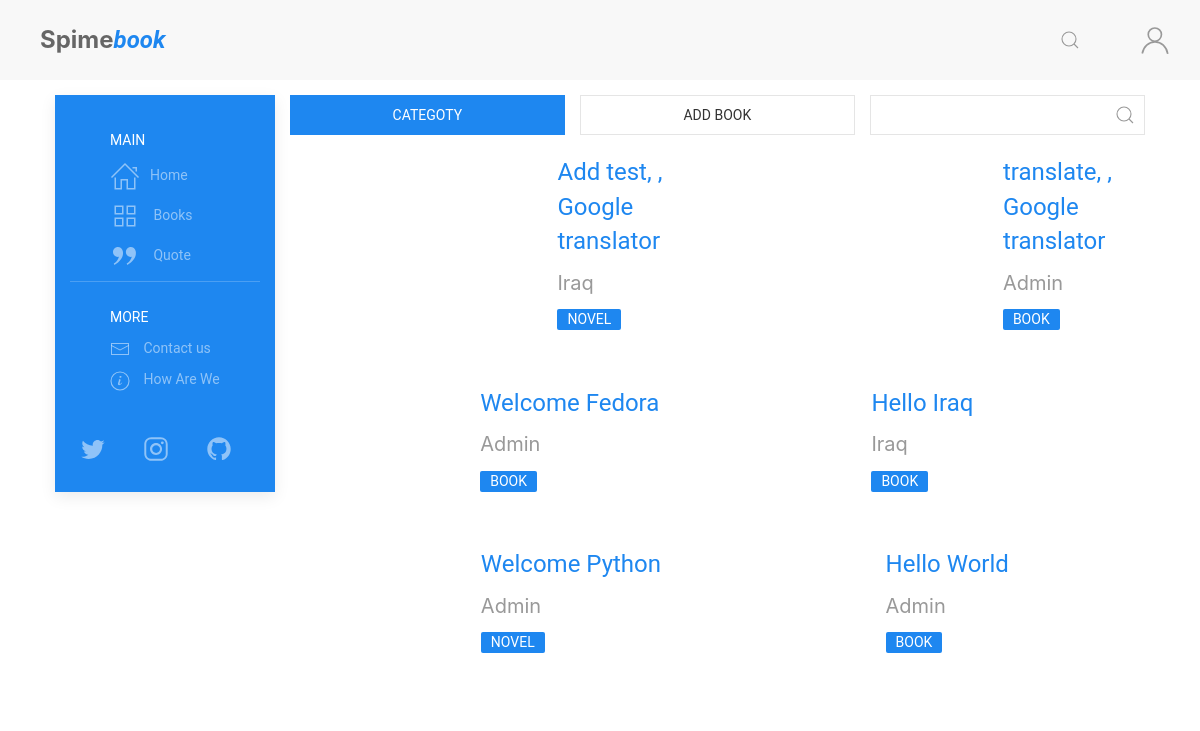
/books/, run on an earlier commit of the app's database.
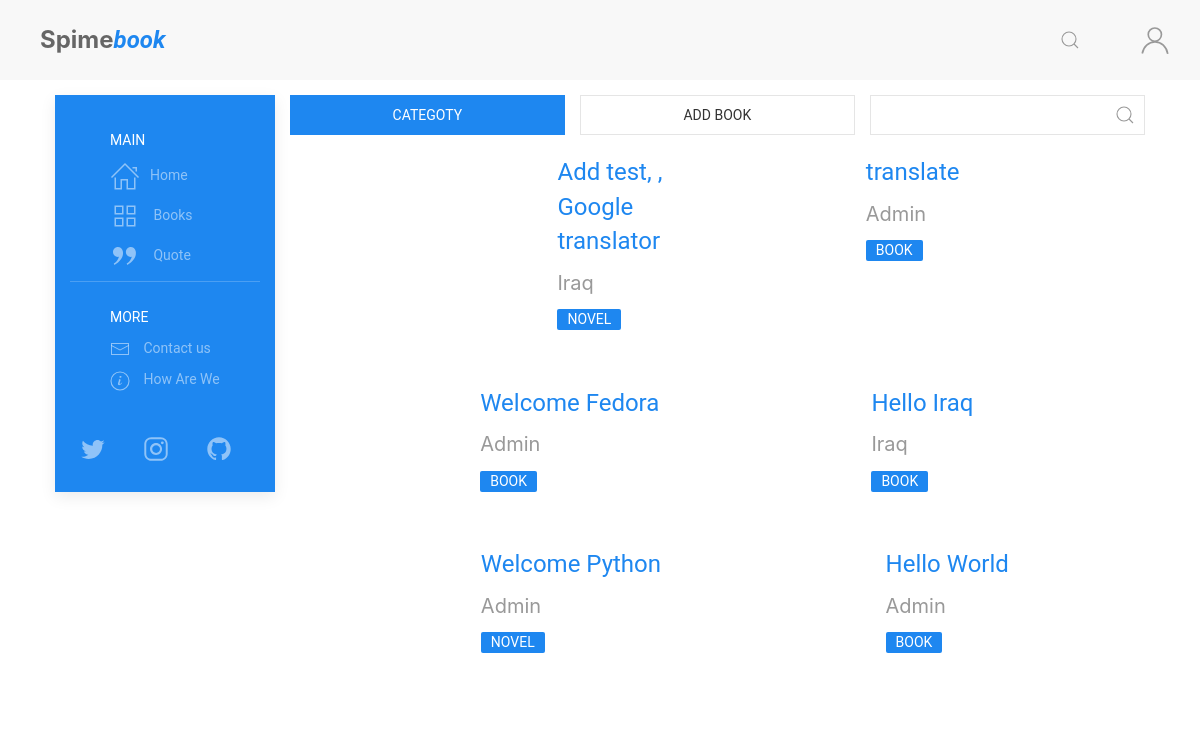
And on a later commit of the database.
### books/models.py (models this page shows, shortened)
class EN(models.Model):
    lang = models.CharField(max_length=2, default='en', auto_created='en')
    book = models.OneToOneField(
        Book, on_delete=models.CASCADE, verbose_name=_('Orginal Book'))
    title = models.CharField(max_length=255, blank=True,
                             null=True, verbose_name=_('Book Title'))
    book_Bio = models.TextField(
        blank=True, null=True, verbose_name=_('Book Bio'))
    class Meta:
        verbose_name = _("English Translation")
        verbose_name_plural = _("English Translation")
        ordering = ['-id']
    def __str__(self):
        if self.title is None:
            return translator.translate(self.book.title, dest='en').text
        else:
            return self.title

class Book(models.Model):
    title = models.CharField(max_length=255, verbose_name=_('Book Title'))
    book_image = models.ImageField(
        upload_to='books/cover/', default='book.jpg', verbose_name=_('Book Cover Image'))
    author = models.ForeignKey(
        Author, on_delete=models.CASCADE, verbose_name=_('The Author'))
    publish_date = models.DateField(
        default=timezone.now, verbose_name=_('Publish Date'))
    genres = models.ManyToManyField(
        Genres, related_name='genres', verbose_name=_('Genres'))
    book_or_Novel = models.CharField(
        max_length=5, choices=book_type, default='Book', verbose_name=_('Type'))

### authors/models.py (models this page shows, shortened)
class Author(models.Model):
    title = models.CharField(max_length=255)
    Author_Image = models.ImageField(
        upload_to='author/images', default='author.jpg')
    born_date = models.DateField(default=timezone.now)
    def __str__(self):
        if self.title is None:
            return str(self.en.name)
        else:
            return self.title

class EN(models.Model):
    lang = models.CharField(max_length=2, default='en', auto_created='en')
    author = models.OneToOneField(
        Author, on_delete=models.CASCADE, verbose_name='Author')
    name = models.CharField(max_length=255, null=True,
                            blank=True, verbose_name='Author Name')
    short = models.CharField(max_length=255, null=True,
                             blank=True, verbose_name='Short')
    author_Bio = models.TextField(
        null=True, blank=True, verbose_name='Author Bio')
    class Meta:
        verbose_name = _("English Translation)")
        verbose_name_plural = _("English Translation")
    def __str__(self):
        if self.name is None:
            return translator.translate(self.author.title).text
        else:
            return self.name

### books/views.py (the view)
# urls.py: path('', views.books, name='books'),
def books(request):
    genres = Genres.objects.all()
    all_books = get_query(request)
    page = request.GET.get('page', 1)
    paginator = Paginator(all_books, 16)
    try:
        books = paginator.page(page)
    except PageNotAnInteger:
        books = paginator.page(1)
    except EmptyPage:
        books = paginator.page(paginator.num_pages)
    context = {'title': 'Browser books, Spimebook',
               'books': books, 'genres': genres}
    return render(request, 'books/index.html', context)

### books/templatetags/books_extra.py (called while the page is built)
@register.filter(name='get_translate')
def get_translate(value, arg):
    translate = eval(f"value.{arg}")
    return translate

@register.filter(name='translate_genre')
def translate_genre(value, arg):
    translate = eval(f"value.genre_{arg}")
    return translate

@register.simple_tag
def define(val=None):
    return val

### books/views.py (called while the page is built)
def get_query(request):
    if request.user.is_authenticated:
        lang = request.user.profile.lang
    else:
        lang = get_language_from_request(request)
        for tu in settings.LANGUAGES:
            if lang in tu:
                break
            else:
                lang = 'en'
    lang = lang.upper()
    translate = eval(f"{lang}.objects.all()")
    return translate

### posts/templatetags/posts_extra.py (called while the page is built)
@register.inclusion_tag('posts/costumtags/infinite_scroll_js.html')
def infinite_scroll_js():
    context = {
    }
    return context

### books/templates/books/index.html (shortened to what this page needs)
{% extends "posts/base.html" %}
{% load static %}
{% load i18n %}
{% load posts_extra %}
{% load books_extra %}
{% block content %}
{% if user.is_authenticated %}
{% define user.profile.lang as user_lang %}
{% else %}
{% define 'en' as user_lang %}
{% endif %}
<div class="uk-grid-small uk-width-1-1@s" uk-grid>
    <div class="uk-width-expand@s">
        <button class="uk-button uk-button-primary uk-width-expand"
            uk-toggle="target:#book-category; animation: uk-animation-fade">Categoty</button>
    </div>
    <div class="uk-width-expand@s">
        <a href="{% url 'add-book' %}" class="uk-width-1-expand uk-button uk-button-default">Add Book</a>
    </div>
    <div class="uk-width-expand@s">
        <form class="uk-search uk-search-default uk-width-expand">
            <a href="" class="uk-search-icon-flip" uk-search-icon></a>
            <input id="book-search" data-url="{% url 'search-book' %}" class="uk-search-input uk-width-expand"
                type="search" placeholder="">
        </form>
    </div>
</div>
<div class="books uk-grid-small uk-child-width-1-2@s uk-text-center article-feed" uk-grid>
    {% for book in books %}
    <div class="book article">
        <div class="uk-card-header">
            <div class="uk-grid-small uk-flex-middle" uk-grid>
                <div class="uk-width-auto">
                </div>
                <div class="uk-width-expand uk-text-left">
                    <h3 class="uk-margin-small"><a href="{% url 'book' book.id %}">{{book}}</a></h3>
                    <h4 class="uk-margin-small uk-text-meta"><a class="uk-h4"
                            href="{% url 'author' book.book.author.id book.book.author  %}">{{book.book.author|get_translate:user_lang}}</a>
                    </h4>
                    <a class="uk-label" href="#">{{book.book.book_or_Novel}}</a>
                </div>
            </div>
        </div>
    </div>
    {% endfor %}
</div>
{% endblock content %}

What changed in the data, as far as the page shows it:
changed EN: title "translate, , Google translator" → "translate"
